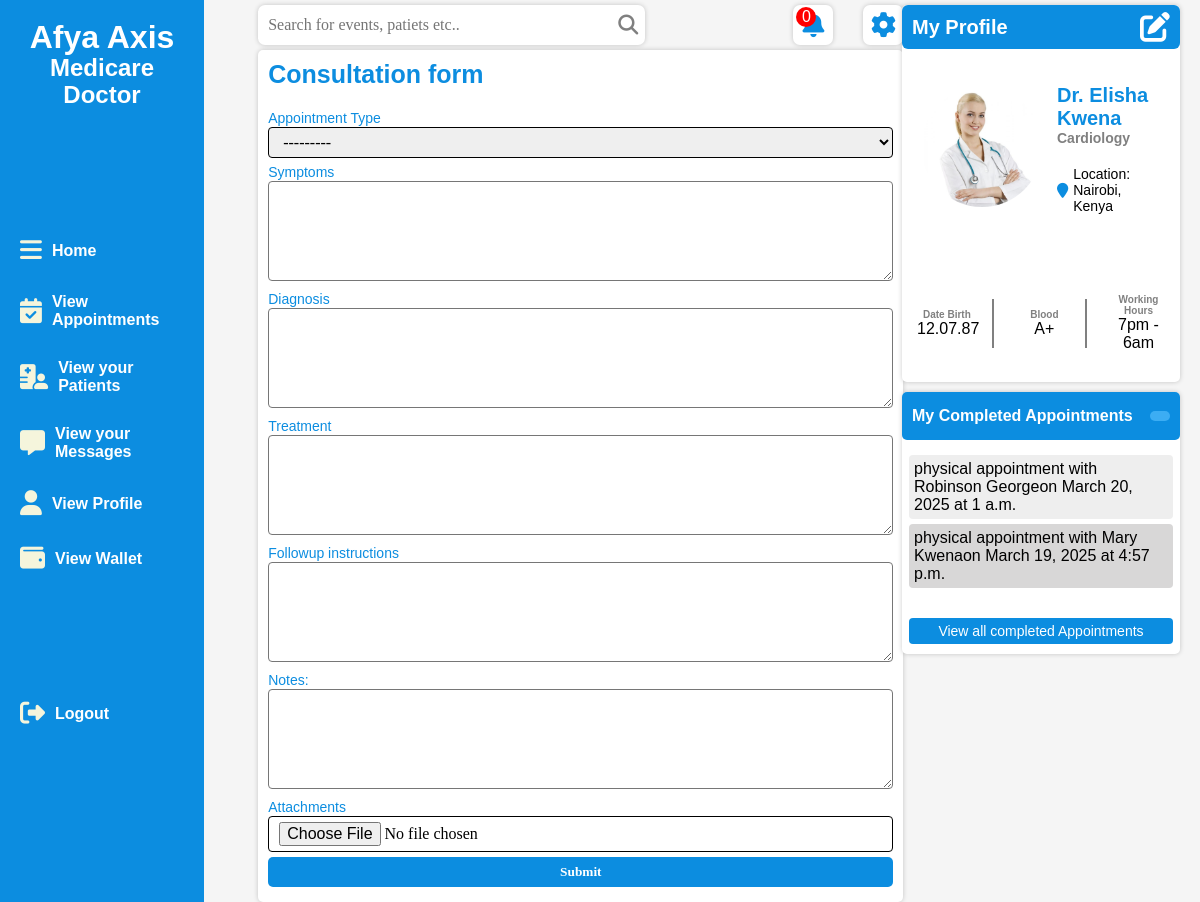
The page /health_records/create_consultation/2/ (signed in) on the database its author committed.
### doctors/models.py (models this page shows, shortened)
class Doctor(models.Model):
    user = models.OneToOneField(User, on_delete=models.CASCADE, related_name='doctor_profile')
    first_name = models.CharField(max_length=100)
    last_name = models.CharField(max_length=100)
    email = models.EmailField(unique=True)
    phone_number = models.CharField(max_length=15, unique=True)
    clinic = models.ForeignKey('clinics.Clinic', on_delete=models.CASCADE, related_name="doctors")
    specialization = models.ForeignKey(Specialization, on_delete=models.CASCADE, related_name="doctors")
    bio = models.TextField(blank=True, null=True)
    profile_picture = models.ImageField(upload_to='doctor_profiles/', blank=True, null=True)
    facebook = models.URLField(blank=True, null=True)
    twitter = models.URLField(blank=True, null=True)
    linkedin = models.URLField(blank=True, null=True)
    instagram = models.URLField(blank=True, null=True)
    address = models.TextField()
    city = models.CharField(max_length=100)
    country = models.CharField(max_length=100,default='Kenya')
    postal_code = models.CharField(max_length=10,default='0000')
    state= models.CharField(max_length=100,default='Kisii')
    hire_date = models.DateField(null=True, blank=True)
    years_of_experience = models.IntegerField(null=True, blank=True)
    years_worked_at_afyaaxis = models.IntegerField(null=True, blank=True)
    availability = models.BooleanField(default=True)

class Specialization(models.Model):
    name = models.CharField(max_length=100, unique=True)

### appointments/models.py (models this page shows, shortened)
class Appointment(models.Model):
    APPOINTMENT_TYPE_CHOICES = [
        ('virtual', 'Virtual'),
        ('physical', 'Physical'),
    ]
    APPOINTMENT_STATUS_CHOICES = [
        ('pending', 'Pending'),
        ('approved', 'Approved'),
        ('rejected', 'Rejected'),
        ('completed', 'Completed'),
    ]
    patient = models.ForeignKey(User, on_delete=models.CASCADE, related_name='appointments')
    doctor = models.ForeignKey(Doctor, on_delete=models.CASCADE, related_name='appointments')
    appointment_type = models.CharField(max_length=10, choices=APPOINTMENT_TYPE_CHOICES)
    appointment_date = models.DateField()
    appointment_time = models.TimeField()
    status = models.CharField(max_length=10, choices=APPOINTMENT_STATUS_CHOICES, default='pending')
    rejection_reason = models.TextField(blank=True, null=True)
    created_at = models.DateTimeField(auto_now_add=True)  # Add this line

### health_records/views.py (the view)
# urls.py: path('create_consultation/<int:appointment_id>/', views.create_consultation, name='create_consultation_with_appointment'),
@login_required
def create_consultation(request, appointment_id):
    appointment = get_object_or_404(Appointment, id=appointment_id)
    patient = appointment.patient  # This is a User object
    doctor = appointment.doctor    # This is a Doctor object <-- FIX HERE
    print(f"Patient ID: {patient.id}, Exists: {User.objects.filter(id=patient.id).exists()}")
    print(f"Doctor ID: {doctor.id}, Exists: {Doctor.objects.filter(id=doctor.id).exists()}")
    consultations = Consultation.objects.filter(doctor=doctor)
    approved_appointments = Appointment.objects.filter(doctor=doctor, status='Approved')
    completed_appointments = Appointment.objects.filter(doctor=doctor, status='Completed')
    unread_notifications_count = Notification.objects.filter(user=request.user, is_read=False).count()
    current_date = datetime.now().strftime("%B %d, %Y")
    current_day = datetime.now().strftime("%A")
    physical_appointments_count = Appointment.objects.filter(doctor=doctor, appointment_type='Physical',status="Completed").count()
    virtual_appointments_count = Appointment.objects.filter(doctor=doctor, appointment_type='Virtual',status="Completed").count()
    notifications = Notification.objects.filter(user=request.user).order_by('-created_at')
    if request.method == 'POST':
        form = ConsultationForm(request.POST, request.FILES)
        if form.is_valid():
            consultation = form.save(commit=False)
            consultation.patient = patient  # User instance
            consultation.doctor = doctor    # Doctor instance <-- KEY FIX
            consultation.save()
            print(f"Saving Consultation: Patient={consultation.patient.id}, Doctor={consultation.doctor.id}")
            return redirect('success_url')
    else:
        form = ConsultationForm(initial={'appointment_type': appointment.appointment_type})
    return render(request, 'health_records/create_consultation.html', {
        'form': form,
        'patient': patient,
        'doctor': doctor,
        'consultations': consultations,
        'approved_appointments': approved_appointments,
        'unread_notifications_count': unread_notifications_count,
        'completed_appointments': completed_appointments,
        'current_date': current_date,
        'current_day': current_day,
        'physical_appointments_count': physical_appointments_count,
        'virtual_appointments_count': virtual_appointments_count,
        'notifications': notifications
    })

### health_records/forms.py
class ConsultationForm(forms.ModelForm):
    class Meta:
        model = Consultation
        fields = ['notes', 'appointment_type', 'symptoms', 'diagnosis', 'treatment', 'follow_up_instructions', 'attachments']
        widgets = {
            'notes': forms.Textarea(attrs={'class': 'form-controltext'}),
            'appointment_type': forms.Select(attrs={'class': 'form-control'}),
            'symptoms': forms.Textarea(attrs={'class': 'form-controltext'}),
            'diagnosis': forms.Textarea(attrs={'class': 'form-controltext'}),
            'treatment': forms.Textarea(attrs={'class': 'form-controltext'}),
            'follow_up_instructions': forms.Textarea(attrs={'class': 'form-controltext'}),
            'attachments': forms.FileInput(attrs={'class': 'form-control'}),
        }

### templates/health_records/create_consultation.html (shortened to what this page needs)
{% extends "doctors/layout.html" %}
{% load static %}
{% block content %}
<div class="mainleft">
    {% include 'doctors/navbar.html' %}
    <div class="consultationform">
        <h1>Consultation form</h1>
        <form method="post" enctype="multipart/form-data">
            <div class="inputbox">
                <label for="">Appointment Type</label><br>
                {{form.appointment_type}}
            </div>
            <div class="inputbox">
                <label for="">Symptoms</label><br>
                {{form.symptoms}}
            </div>
            <div class="inputbox">
                <label for="">Diagnosis</label><br>
                {{form.diagnosis}}
            </div>
            <div class="inputbox">
                <label for="">Treatment</label><br>
                {{form.treatment}}
            </div>
            <div class="inputbox">
                <label for="">Followup instructions</label><br>
                {{form.follow_up_instructions}}
            </div>
            <div class="inputbox">
                <label for="">Notes:</label><br>
                {{form.notes}}
            </div>
            <div class="inputbox">
                <label for="">Attachments</label><br>
                {{form.attachments}}
            </div>
            <div class="inputbox">
                <button>Submit</button>
            </div>
        </form>
    </div>
</div>
{% include 'doctors/dashboardright.html' %}
{% endblock %}

### templates/doctors/dashboardright.html
{%load static%}
<div class="mainright">
    <div class="profilebox">
        <div class="profile">
            <div class="profiletop">
                <h1>My Profile</h1>
                <a href="">
                    <i class="fa-solid fa-pen-to-square"></i>
                </a>
            </div>
            <div class="profilemiddle">
                <div class="profileleft">
                    {% if user.doctor_profile.profile_picture %}
                        <img src="{{ user.doctor_profile.profile_picture.url }}" alt="">
                    {% else %}
                        <img src="{% static 'images/admin-settings.png' %}" alt="">
                    {% endif %}
                </div>
                <div class="profileright">
                    <h2>Dr. {{ doctor.first_name }} {{ doctor.last_name }}</h2>
                    <h3>{{ doctor.specialization.name }}</h3>
                    <div class="location">
                        <i class="fa-solid fa-map-marker"></i>
                        <p>Location: Nairobi, Kenya</p>
                    </div>
                </div>
            </div>
            <div class="profiledetails">
                <div class="detail">
                    <h2>Date Birth</h2>
                    <p>12.07.87</p>
                </div>
                <div class="detail">
                    <h2>Blood</h2>
                    <p>A+</p>
                </div>
                <div class="detail">
                    <h2>Working Hours</h2>
                    <p>7pm - 6am</p>
                </div>
            </div>
        </div>
    </div>
    <div class="completed">
        <div class="completedtop">
            <h1>My Completed Appointments</h1>
            <span>{{current_month_name}}</span>
        </div>
        {%if completed_appointments%}
        <div class="completedlist">
            {% for appointment in completed_appointments%}
            <div class="list">
                <p>{{appointment.appointment_type}} appointment with {{ appointment.patient.first_name }} {{ appointment.patient.last_name }}on {{appointment.appointment_date}} at {{appointment.appointment_time}}</p>
            </div>
            {%empty%}
                <p>No completed appointments found</p>
            {%endfor%}
        {%else%}
            <p>No completed appointments found</p>
        {%endif%}
        </div>
        <div class="viewall">
            <a href="">View all completed Appointments</a>
        </div>
    </div>
</div>

### static/css/doctor.css (style rules this page uses)
* { margin: 0; padding: 0; box-sizing: border-box; }
:root { --green:#007f3c; --blue:#0c8de0; --yellow:#f9be1a; }
body { width: 100%; font-family: 'Poppins', sans-serif; background: #f5f5f5; }
.main .mainleft { width: 70%; }
.mainright img { width: 30px; }
.mainright { width: 24%; position: fixed; right: 20px; padding: 5px 0px 0px 10px; }
.profilebox { background-color: rgb(255, 255, 255); box-shadow: 0px 0px 5px 0px rgb(0,0,0,0.2); border-radius: 5px; }
.profiletop { width: 100%; display: flex; align-items: center; justify-content: space-between; background-color: var(--blue); padding: 7px 10px; border-radius: 6px; }
.profiletop h1 { font-size: 20px; color: #ffffff; }
.profiletop a { display: flex; align-items: center; justify-content: center; text-decoration: none; }
.profiletop i { font-size: 30px; color: #ffffff; }
.profilemiddle { width: 100%; display: flex; align-items: center; justify-content: left; gap: 15px; padding: 20px; margin-top: 15px; }
.profilemiddle .profileleft img { width: 120px; height: 120px; border-radius: 50%; object-fit: cover; object-position: top; }
.profileright h2 { font-size: 20px; color: var(--blue); }
.profileright h3 { font-size: 14px; color: grey; }
.profileright .location { display: flex; align-items: center; justify-content: left; gap: 5px; margin-top: 20px; }
.profileright .location p { font-size: 14px; }
.profileright .location i { font-size: 15px; color: var(--blue); }
.profiledetails { width: 100%; display: flex; align-items: center; justify-content: space-between; gap: 10px; margin-top: 20px; padding-top: 30px; padding-bottom: 20px; }
.profiledetails .detail { padding:10px 15px; width: 33%; border-right: 2px solid grey; }
.profiledetails .detail:last-child { border-right: none; }
.profiledetails .detail h2 { font-size: 10px; text-align: center; color: grey; }
.profiledetails .detail p { font-size: 16px; text-align: center; font-weight: 500; }
.completed { width: 100%; background-color: rgb(255, 255, 255); box-shadow: 0px 0px 5px 0px rgb(0,0,0,0.2); border-radius: 5px; margin-top: 10px; }
.completedtop { width: 100%; display: flex; align-items: center; justify-content: space-between; padding:15px 10px; background-color: #0c8de0; border-radius: 5px; }
.completedtop span { background-color: #3cadf3; color: #0010ec; padding:5px 10px; border-radius: 5px; }
.completedtop h1 { color: #ffffff; font-size: 16px; }
.completedlist { width: 100%; margin-top: 5px; padding: 10px 7px; overflow-y: scroll; max-height: 300px; }
.list { padding: 5px; border-radius: 4px;margin-bottom: 5px; }
.list:nth-child(odd) { background-color: rgb(238, 238, 238); }
.list:nth-child(even) { background-color: rgb(216, 215, 215); }
.list p { font-size: 16px; }
.viewall { width: 100%; margin-top: 5px; padding: 10px 7px; }
.viewall a { text-decoration: none; display: block; text-decoration: none; text-align: center; background-color: #0c8de0; padding: 5px; border-radius: 4px; font-size: 14px; color: #ffffff; }
.consultationform { width: 100%; background-color: #ffffff; box-shadow: 0px 0px 5px 0px rgb(0,0,0,0.2); border-radius: 5px; padding: 10px; }
.consultationform h1 { color: #0c8de0; font-size: 25px; }
.consultationform form { margin-top: 20px; width: 100%; }
.consultationform form .inputbox { width: 100%; margin-bottom: 5px; }
.consultationform form .inputbox .form-control { width: 100%; font-size: 16px; padding:5px 10px; border-radius: 4px; border: 1px solid black; font-family: 'Times New Roman', Times, serif; }
.form-controltext { width: 100%; font-size: 16px; height: 100px; max-height: 100px; padding:5px 10px; border-radius: 4px; font-family: 'Times New Roman', Times, serif; }
.consultationform form .inputbox label { color: #0c8de0; font-size: 14px; }
.inputbox button { width: 100%; background-color: #0c8de0; border: none; border-radius: 5px; font-family: 'Times New Roman', Times, serif; color: #ffffff; font-weight: 900; padding: 7px; cursor: pointer; }

### rows shown on the page
Doctor: first_name "Elisha", last_name "Kwena", specialization.name "Cardiology"
Appointment: appointment_type "physical", patient.first_name "Robinson", patient.last_name "George", appointment_date "March 20, 2025", appointment_time "1 a.m."
Appointment: appointment_type "physical", patient.first_name "Mary", patient.last_name "Kwena", appointment_date "March 19, 2025", appointment_time "4:57 p.m."

### other values the page prints
{{ unread_notifications_count }} "0"
